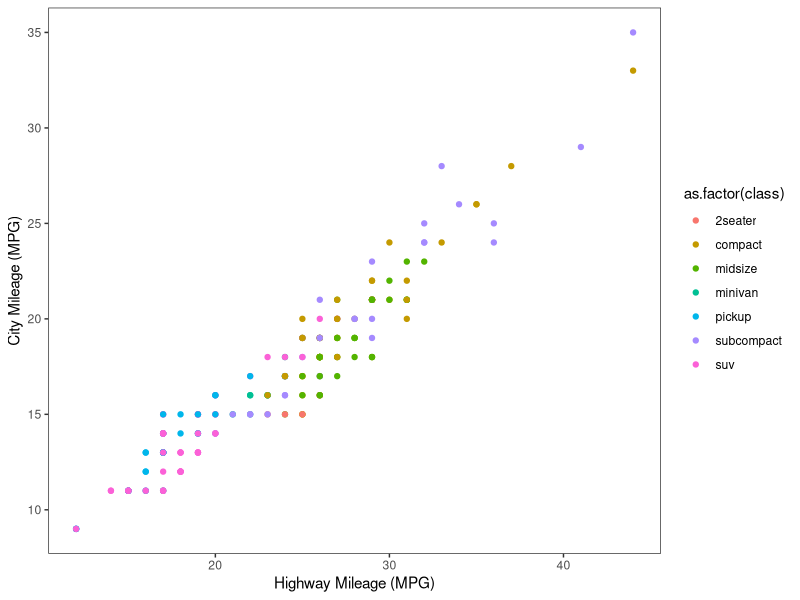
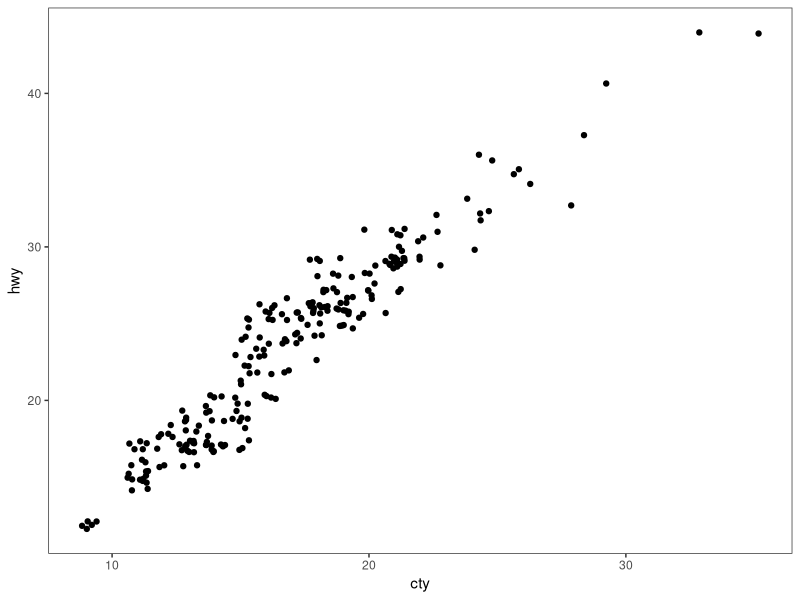
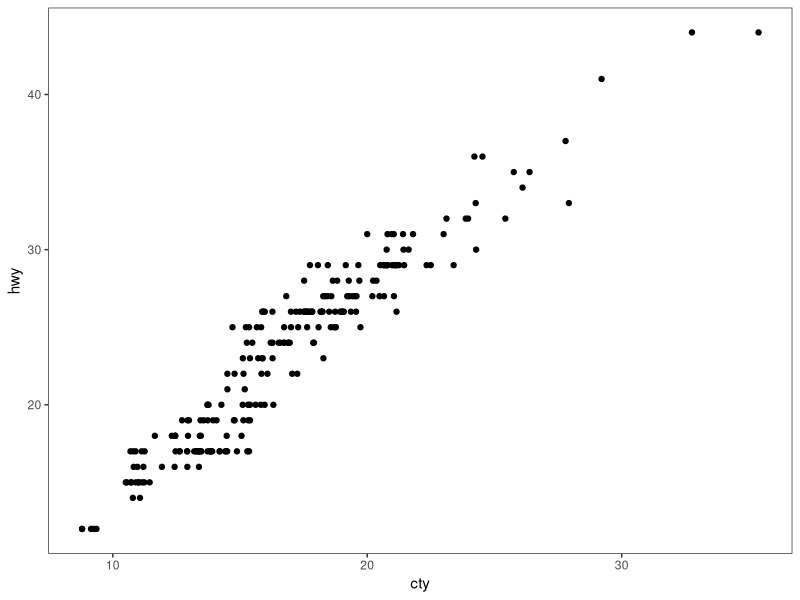
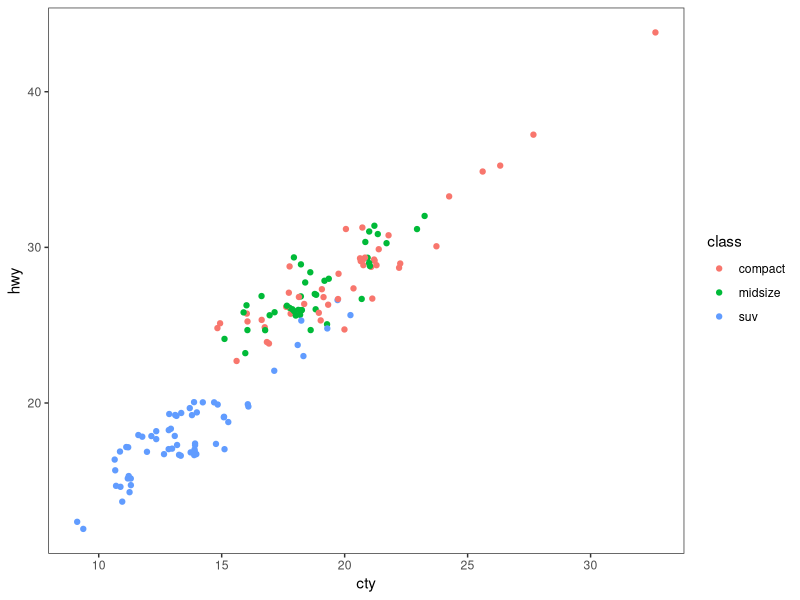
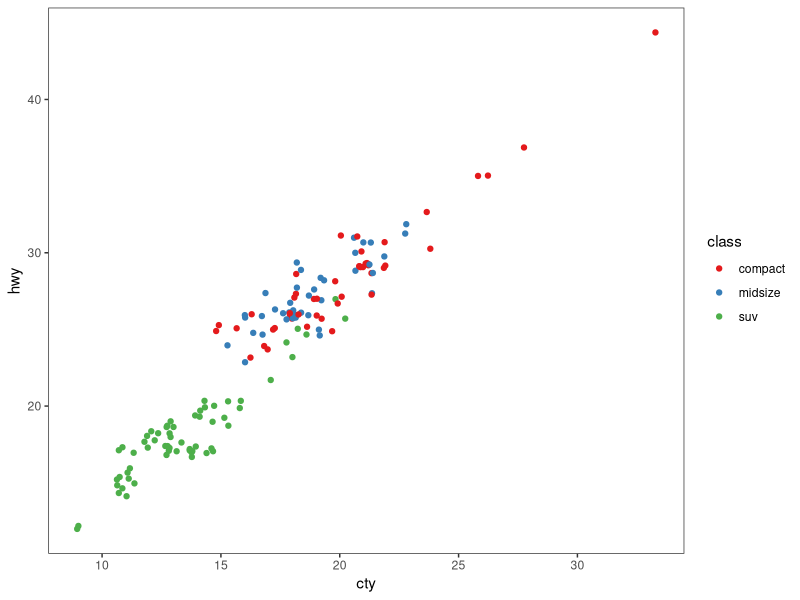
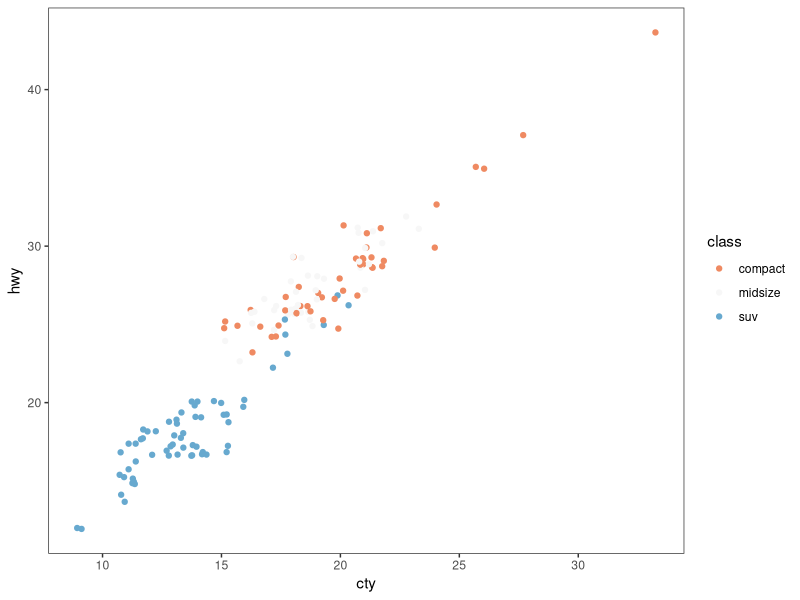
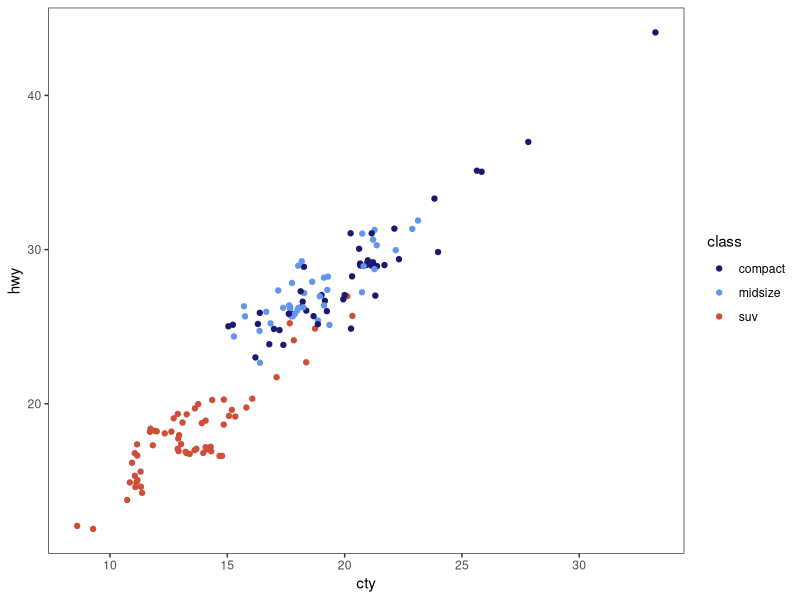
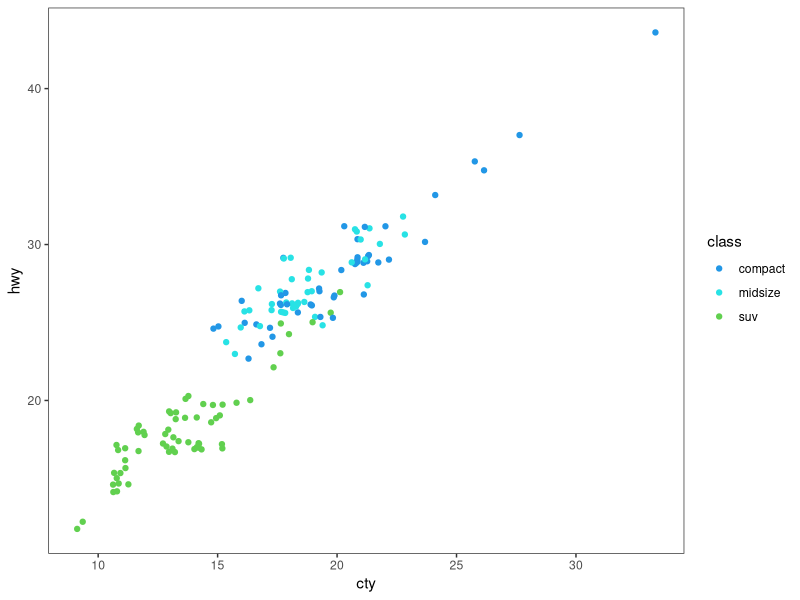

These figures' R source, in order: (Note: this script raises an error after producing the figures.)
# ---------------------------------------------------------- #
#### MODULE 3: Plot even more data!                       ####               
# ---------------------------------------------------------- #

## OBJECTIVE:
# 1. To develop a "grammar of graphics".
# 2. To become comfortable using ggplot2 for exploratory data visualization.


# ---------------------------------------------------------- #
#### SET UP:                                              ####
# ---------------------------------------------------------- #
# REMINDER: In RStudio, open the Rproject for our course (UNCG_DataWrangling), 
# pull any changes from GitHub, and navigate to the branch you created for 
# yourself (just a single branch for the whole semester) in RStudio's Git tab.
# Open this week's assignment in this new branch to complete and submit on GitHub.
# Ideally, you'll commit your answers a bit at a time as you work through
# this assignment, rather than committing all at once at the end.

# Reminder of some helpful resources for graphing in R:
# ggplot Cookbook: http://www.cookbook-r.com/Graphs/
# Official ggplot2 Book: https://ggplot2-book.org/
# Themes in ggplot2: https://ggplot2-book.org/polishing.html#themes

# In ggplot2, aesthetic means “something you can see”. Each aesthetic is a
# mapping between a visual cue and a variable.
# Examples include:
# position (i.e., on the x and y axes)
# color (“outside” color)
# fill (“inside” color)
# shape (of points)
# line type
# size

# Each type of geometric object (geom) accepts only a subset of all aesthetics.
# Refer to the geom help pages to see what mappings each geom accepts. Aesthetic
# mappings are set with the aes() function.

# TASK: We will be using the ggplot2 package for graphing. Fortunately, ggplot2 
# is nested within the tidyverse package (along with many others).
# Start by writing code to load the tidyverse library.
# HINT: see the end of assignment #1 if you forgot how to load a package.

library(tidyverse)

# TASK: Write code below to set your theme to black and white and both your major
# AND minor gridlines to element_blank for all plots you'll be making today.
# HINT: Check back to last week's assignment section 1.9 for setting themes for
# all plots.

theme_set(theme_bw())
theme_update(panel.grid.major=element_blank(),
             panel.grid.minor=element_blank())


# ---------------------------------------------------------- #
#### 1.0 CORRELATION                                      ####
# ---------------------------------------------------------- #

# We learned how to make correlations last week, but it never hurts to get
# more practice! Let's start by using a data set built into ggplot2.
# The mpg dataset looks at the gas efficiency of different cars. Run the following
# code to load the data:
data(mpg, package = "ggplot2")

# TASK: Create a scatterplot (i.e., a dot plot) to relate city and highway mileage.
# Color the points by the class of car (class column) and label the x and y axis 
# to be more informative (City Mileage (MPG) vs Highway Mileage (MPG)).
# HINT: Refer back to last week's assignment or the ggplot help resources if you 
# forget how to make a scatterplot.

ggplot(mpg, aes(x=hwy,y=cty))+
  xlab('Highway Mileage (MPG)')+
  ylab('City Mileage (MPG)')+
  geom_point(aes(color=as.factor(class)))

# Looks alright, but the graph may be hiding some information...
# QUESTION: How many data points are in the mpg dataframe?

str(mpg)
# There are 234 obs. in 11 columns

# QUESTION: Approximately how many dots are in the graph you just made? How does
# that compare to the number of observations in the dataframe?

# There are roughly 78 points on the graph, which is a lot smaller than
# The number of observations.

# Try another correlation-focused geom that addresses this problem by running
# the following code:
ggplot(data=mpg, aes(x=cty, y=hwy)) + 
  geom_jitter()


# QUESTION: What happened when you created the plot with geom_jitter?

# A LOT more observations were added to the plot and some points were added in randomly.

# QUESTION: Run the code to create a plot using geom_jitter a second time. Then run it
# again and again. What happens each time? Why is this happening?

# The graph slightly shifts because the geom_jitter() function randomly moves the points 
# along the x and y axises.

# TASK: The default in geom_jitter is to jitter (or slightly move) the points away
# from each other in both the x and y directions. Check the help file for geom_jitter
# and write code below to make a graph where you jitter points in only the x-dimension
# by 0.5.

ggplot(data=mpg, aes(x=cty, y=hwy)) + 
  geom_jitter(height= F, width=0.5)

# ---------------------------------------------------------- #
#### 1.1 DETOUR! COLORS, COLORS, COLORS                   ####
# ---------------------------------------------------------- #

# Our world is so colorful, and our graphs can be too! But we want to be mindful
# of our color choices to not only be beautiful, but also informative and accessible.

# TASK: Create a new dataframe that filters our mpg data down to only information
# for car classes compact, midsize, and suv using an %in% statement. Name your 
# new dataframe mpgSubset.
# HINT: Refer back to the Transform assignment if you want help with %in% (or 
# try googling!)

mpgSubset <- mpg%>%
  filter(mpg$class%in%c('compact','midsize','suv'))

# ggplot has lots of nice (and some not so nice) built-in color palettes that we 
# can use to fill our bars with color. Try running the following code:
ggplot(data=mpgSubset, aes(x=cty, y=hwy, color=class)) +
  geom_jitter()

# The code above supplies us with ggplot's default color palette, which I find not
# so pleasing. Let's try to change this!

# We can add a statement specifying the scale of colors we would prefer. One way
# to do this is to use other pre-set palettes from ggplot. Run the code below to 
# ask ggplot to use the color brewer's palette called Set 1.
ggplot(data=mpgSubset, aes(x=cty, y=hwy, color=class)) +
  geom_jitter() +
  scale_color_brewer(palette="Set1")

# Alternatively, we could use the "RdBu" palette:
ggplot(data=mpgSubset, aes(x=cty, y=hwy, color=class)) +
  geom_jitter() +
  scale_color_brewer(palette="RdBu")

# QUESTION: Investigate the color brewer's range of palettes at this website: 
# https://r-graph-gallery.com/38-rcolorbrewers-palettes.html
# What do you notice about the colors chosen from each of the palettes that we
# used above? (i.e., does it use the first three colors in the palette? The last
# three? Some other combination?)

# For Set1, the first three colors are assigned to the three variables.
# For RdBu, the extremes and a middle ground color were assigned to the variables.


# We could also pick out EXACTLY which colors we want for our figure. 
# There are 4 main ways to specify colors in R:
### by name
### by number
### by Hex code
### with the rgb() function

# By Name: R allows you to call more than 600 colors by name! Run the following
# code to see a list:
colors()

# We can put in the colors we chose for each variable by adding the 
# scale_color_manual() function to our plot. Try it out by running the following
# code:
ggplot(data=mpgSubset, aes(x=cty, y=hwy, color=class)) +
  geom_jitter() +
  scale_color_manual(values=c('midnightblue', 'cornflowerblue', 'tomato3'))


# You can also chose colors by number, which are assigned in R.

# TASK: Copy and paste the code to make our scatterplot and replace the color names
# with three numbers of your choice (between 1 and 657). How does your new figure look?
# HINT: remember to remove the quotation marks when calling numbers.


ggplot(data=mpgSubset, aes(x=cty, y=hwy, color=class)) +
  geom_jitter() +
  scale_color_manual(values=c('388', '213', '515'))

# QUESTION: How do you think you could figure out which color name belongs to
# each color number?
# HINT: Try creating a dataframe from color() by passing it into the
# as.data.frame() function.

palette <- as.data.frame(colors())

# You can also chose colors by Hex code. A Hex color code is a 6-symbol code made
# of up to three 2-symbol elements (6 symbols in length all together). Each of 
# the 2-symbol elements represents a color value in the Red-Green-Blue (RGB) color
# scale from 0 to 255. Hex codes are written with a # in front of them. Let's try
# out calling our colors using hex code.
ggplot(data=mpgSubset, aes(x=cty, y=hwy, color=class)) +
  geom_jitter() +
  scale_color_manual(values=c('#191970', '#6495ED', '#FF6347'))

# There are two great things about hex codes. First, you can call ANY color you 
# want with a hex code. That is, you're not limited to the 657 colors that are
# in ggplot. By specifying the color by hex code, you can pick literally anything!

# TASK: Google the search term "color picker". This should bring up google's color
# picker (in addition to a billion other color picking websites). Use this color
# picker to generate the hex codes for three new colors of your choice. Then copy
# and paste the above code, replacing the hex codes with your color choices.

ggplot(data=mpgSubset, aes(x=cty, y=hwy, color=class)) +
  geom_jitter() +
  scale_color_manual(values=c('#40db42', '#000000', '#cc5e1f'))

#I call it "Spooktacular"

# The second great thing about hex codes is that you can control the transparency
# of your colors. Transparency is set in a hex code by adding two extra symbols
# to the end, which together make up the "alpha" element. Adding 00 to the end 
# of your hex code will make your color completely transparent, while adding FF 
# to the end will make it completely opaque. Any number/letters in-between will 
# result in partial transparency. You can find a complete list of transparencies
# between 0-100% here: https://gist.github.com/lopspower/03fb1cc0ac9f32ef38f4

# TASK: Try out transparency by copying and pasting your graph code below and
# adding the alpha element to the end of each of your hex codes to make your
# first color 0% transparent, your second color 50% transparent, and your third
# color 100% transparent.


ggplot(data=mpgSubset, aes(x=cty, y=hwy, color=class)) +
  geom_jitter() +
  scale_color_manual(values=c('#40db42ff', '#00000080', '#cc5e1f00'))

# QUESTION: What happened to the point that you set to 100% transparent?

# Those points are completely transparent

# Finally, we can set our colors using the rgb() function. This operates very
# similarly to the hex code, where you can pick exactly the color and transparency
# you want. Try it out by running the following code:
ggplot(data=mpgSubset, aes(x=cty, y=hwy, color=class)) +
  geom_jitter() +
  scale_color_manual(values=c(rgb(.10, .10, .44, .5), rgb(.39, .58, .93, .5), rgb(1.0, .39, .28, .5)))

# TASK: Modify the above code to make all of your points 50% transparent.

# There are so many inventive and artistic people in the world who have expanded
# the offerings for colors in ggplot. Check out some notable ones listed below
# when choosing colors for this assignment.
### Color-blind friendly palettes: https://github.com/JLSteenwyk/ggpubfigs
### Color palettes from vintage National Parks posters: https://github.com/katiejolly/nationalparkcolors
### Color palettes based on Wes Anderson movies: https://github.com/karthik/wesanderson
### Color palettes from famous Dutch paintings: https://github.com/EdwinTh/dutchmasters


# ---------------------------------------------------------- #
#### 1.2 DETOUR! LEGENDS                                  ####
# ---------------------------------------------------------- #

# When you specify colors in your ggplot code, R throws in a bonus legend for free!
# However, this legend is often not as clear or visually appealing as we might 
# prefer. But as with all geometric objects in ggplot, legends can be easily altered.

# Run the following code to create a scatter plot. Feel free to modify the colors
# as you prefer!
ggplot(data=mpgSubset, aes(x=cty, y=hwy, color=class)) +
  geom_jitter()

# QUESTION: Where did ggplot get the legend title and values from?
# The titles were provided in the aes() function and the values come from the mpgSubset dataframe

# We could change the title and values in our legend by altering the dataframe
# we are passing into ggplot. But that seems a bit drastic. Instead, we can 
# lean on the same code that specifies our color picks to alter the legend text.
# Try it out by running the following code:
ggplot(data=mpgSubset, aes(x=cty, y=hwy, color=class)) + # This creates our scatterplot with the assigned x and y axises, and colors scaled by class
  geom_jitter() + # This tells R to insert the data in a spaced out manner. 
  scale_color_manual(values=c('#FCBA03', '#380754', '#496916'), # This assigns a color to each value
                     name='Class of Car', # This renames the title of the variables 
                     breaks=c('suv', 'midsize', 'compact'), # This breaks the data up by variable
                     labels=c('SUV', 'Midsize', 'Compact')) # This gives labels to the broken up variable data


# TASK: Label each line of the code above with what it is doing.
# HINT: Check the scale_color_manual help file or ggplot Cookbook for more info.


# IMPORTANT: It is important to pay attention to the order you provide ggplot with 
# your color choices and legend labels! Try running the following code:
ggplot(data=mpgSubset, aes(x=cty, y=hwy, color=class)) + 
  geom_jitter() + 
  scale_color_manual(values=c('#FCBA03', '#380754', '#496916'), 
                     name='Class of Car', 
                     breaks=c('suv', 'midsize', 'compact'), 
                     labels=c('Compact', 'SUV', 'Midsize')) 


# QUESTION: What is wrong with the code above? Why is it so important to be
# careful with the order you pass information into ggplot?

# The labels for the break data is assigned to the wrong variables and has a misleading output.


# While changing the legend text and factor order takes place in the scale_color_manual
# step, moving the legend around on the graph page is part of the graph theme. We
# can try this out using the code below:
ggplot(data=mpgSubset, aes(x=cty, y=hwy, color=class)) + 
  geom_jitter() + 
  theme(legend.position='bottom')


# TASK: Modify the code above to have the legend display along the bottom of
# the figure.


# We can also have the legend located within the area of the graph itself! We can 
# do this by specifying the coordinates for where the legend should go within the
# graph axes. First we set the legend position and then we set the anchoring 
# position by justifying the legend.
### bottom left: 0,0
### bottom right: 1,0
### top left: 0,1
### top right: 1,1

# Try it out by running the following code:
ggplot(data=mpgSubset, aes(x=cty, y=hwy, color=class)) + 
  geom_jitter() + 
  theme(legend.position=c(1,0), legend.justification=c(1,0))

# QUESTION: What happens if you don't include the code for legend justification
# above?
# The legend is placed in the wrong area, to the bottom right outside of the graph

# TASK: Copy and paste the code from above. Modify it to place the legend in the
# upper left part of the graph.
ggplot(data=mpgSubset, aes(x=cty, y=hwy, color=class)) + 
  geom_jitter() + 
  theme(legend.position=c(0,1), legend.justification=c(0,1))

# Finally, we might want to remove the legend altogether! We would do so by
# modifying the theme as well. 

# TASK: Check the ggplot cookbook to find the legends section. Read what it says 
# about removing the legend. Then copy and paste the graph code from above. Modify
# the code to remove the legend.

ggplot(data=mpgSubset, aes(x=cty, y=hwy, color=class)) + 
  geom_jitter() + 
  theme(legend.position= "none")
# ---------------------------------------------------------- #
#### 2.0 DEVIATION                                        ####
# ---------------------------------------------------------- #

# Used to compare variation in values between small number of items (or categories) 
# with respect to a fixed reference.

# Whether the graphical type is a deviation graph or a composition graph (or a 
# ranking graph) may depend on the underlying data structure.

# We used geom_bar() last week with factor data to create a bar graph. But
# geom_bar() is a bit tricky because it can make EITHER a bar graph or a histogram
# depending on the data you give it. The default of geom_bar() is to set stat to 
# count so if you give it just a continuous x value, it will make a histogram. Try
# it with the following code:
ggplot(data=mpg, aes(x=hwy)) + 
  geom_bar()

# In order to have the geom create bars and not a histogram, you must:
# 1) Set stat = identity
# 2) Provide both an x and a y inside the aes(), where x is either a character 
# or factor and y is numeric.

# TASK: Create a dataframe of summary statistics for the mpg data, calculating the
# mean, standard deviation, and standard error for highway mpg grouping by class.
# Name the resulting dataframe highwayMPG and your new variables hwy_mean, hwy_sd,
# and hwy_se.
# HINT: Look back at the Transform assignment if you forget how to summarize the
# data. Also recall, standard error = 1.96*standard deviation.

highwayMPG <- mpg%>%
  group_by(class) %>%  
  summarize(across(.col="hwy", .fns=list(mean=mean, sd=sd),na.rm=T)) %>% 
  mutate(hwy_se=1.96*hwy_sd)
 

# TASK: Create a bar graph showing the average highway MPG on the y-axis and 
# car class on the x-axis. Fill the bars by class. Add in error bar caps that are 20%
# the width pf the bars.
# HINT: Don't forget to change stat from the default in your geom_bar() statement!
ggplot(data=highwayMPG, aes(x=class, y=hwy_mean))+
  geom_bar(aes(fill=as.factor(class)), stat="identity")+
  geom_errorbar(aes(ymin=hwy_mean-hwy_se, ymax=hwy_mean+hwy_se), width=.2)

# ---------------------------------------------------------- #
#### 2.1 DETOUR! COLORS AND LEGENDS, AGAIN                ####
# ---------------------------------------------------------- #

# Recall that some geometric elements require fills instead of (or sometimes in
# addition to) colors.

# TASK: Create a bar graph with the mpg summary stats with the following parameters:
# (1) Black bar outline
# (2) Bars filled with the color brewer palette "Dark2" using the scale_fill_manual
#     statement
# (3) No legend
# (4) Informative x- and y-axis labels.

ggplot(data=highwayMPG, aes(x=class, y=hwy_mean))+
  geom_bar(aes(fill=as.factor(class)),stat="identity", color="black")+
  scale_fill_brewer(palette="Dark2")+
  theme(legend.position="none")+
  xlab("Class of Vehicle")+
  ylab("Highway Mean (MPG)")

# HINT: Carefully consider whether your color and/or fill should go within an aes() 
# statement, the scale_fill_manual or scale_color_manual statements, or neither.
# If in doubt, try a bunch of ways until it looks how we want it. And consult 
# your helpful ggplot resources on the web.


# ---------------------------------------------------------- #
#### 2.2 DETOUR! AXIS MODIFICATIONS                       ####
# ---------------------------------------------------------- #

# Run the following code, feeling free to modify colors as you prefer:
ggplot(data=highwayMPG, aes(x=class, y=hwy_mean, fill=class)) +
  geom_bar(stat='identity') +
  

# QUESTION: Where is ggplot getting the x-axis tick labels from?

# From the fill=class argument.

# Often our tick labels are not the best. We can modify them to be more informative
# or visually appealing by directly modifying the dataframe, but again this feels
# a bit extreme. Instead, we can directly modify the scale of the axis. For axes
# that deal with categories, we are setting the discrete scale. Try it out by
# running the following code:
ggplot(data=highwayMPG, aes(x=class, y=hwy_mean, fill=class)) +
  geom_bar(stat='identity') +
  scale_x_discrete(labels=c('sport', 'compact', 'midsize', 'minivan', 'pickup', 'subcompact', 'SUV'))

# We can also change the scale of the continuous axes, including how large they are
# and where the tick marks fall as follows:
ggplot(data=highwayMPG, aes(x=class, y=hwy_mean, fill=class)) +
  geom_bar(stat='identity') +
  scale_y_continuous(breaks=seq(0, 50, 10)) +
  coord_cartesian(ylim=c(0,50))

# QUESTION: Try running the code above without the coord_cartesian() statement. 
# What is surprising about the resulting graph? Based on this result, what do you
# think the coord_cartesian() statement does?

# It gives y values from 0-50, without it the graph fits to the longest bar.

# We can also add a statement into the scale discrete or continuous statements
# to name our axes, rather than putting in a whole separate step of xlab() or ylab().
# Try it out with the following code:
ggplot(data=highwayMPG, aes(x=class, y=hwy_mean, fill=class)) +
  geom_bar(stat='identity') +
  scale_x_discrete(name='Class of Car') +
  scale_y_continuous(name='Mean Highway MPG')


# Finally, we can flip our axes easily in ggplot as follows:
ggplot(data=highwayMPG, aes(x=class, y=hwy_mean, fill=class)) +
  geom_bar(stat='identity') +
  coord_flip()


# TASK: Let's put it all together. Make a graph of the mpg summary stats with the
# following specifications:
# (1) color by class of car using a color scheme of your choice (not the default)
# (2) plot the class of car on the x-axis and the highway MPG on the y axis
# (3) include better names for the x- and y-axis titles
# (4) include better names for the car classes
# (5) set the scale of the highway mpg to run from 0 to 30 with breaks every 5 
# (6) flip your axes
# (7) remove the legend

ggplot(data=highwayMPG, aes(x=class, y=hwy_mean, fill=class))+
  geom_bar(stat="identity")+
  scale_fill_brewer(palette="Spectral")+
  scale_x_discrete(labels=c("2 Seater", "Compact", "Mid-size", "Minivan", "Pickup", "Sub-compact", "SUV"),
                   name = "Vehicle Class")+
  scale_y_continuous(breaks=seq(0, 30, 5),
                     name = "Highway Mean (MPG)") +
  coord_cartesian(ylim=c(0,30))+
  theme(legend.position = "none")+
  coord_flip()

# ---------------------------------------------------------- #
#### 3.0 RANKING                                          ####
# ---------------------------------------------------------- #
# Used to compare the position or performance of multiple items with respect to 
# each other. Actual values matters somewhat less than the ranking.

# TASK: Create a dataframe of summary statistics for the mpg data, calculating the
# mean, standard deviation, and standard error for CITY mpg grouping by class.
# Name the resulting dataframe cityMPG and your new variables city_mean, city_sd,
# and city_se.
# HINT: Look back at the Transform assignment if you forget how to summarize the
# data. Also, standard error = 1.96*standard deviation.

cityMPG <- mpg%>%
  group_by(class) %>%  
  summarize(across(.col="cty", .fns=list(mean=mean, sd=sd),na.rm=T)) %>% 
  mutate(cty_se=1.96*cty_sd)


# Now we want to plot our data in order from smallest to largest city MPG to get
# a ranking. To do so, we need to use the reorder() function to rearrange the data
# going into our x-axis.
ggplot(cityMPG, aes(x=reorder(class, cty_mean), y=cty_mean)) + 
  geom_bar(stat="identity")

# TASK: Recreate the above ranking figure to include the following:
# (1) class of car on the x-axis with informative axis and tick labels
# (2) MPG ordered from highest to lowest (hint: try google if you're unsure)
# (3) bars with dark grey outlines and filled by class with your favorite color scheme
# (4) error bars with end caps 30% the width of the bars
# (5) y-axis from 0 to 30 with tick marks every 5
# (6) no legend.
ggplot(cityMPG, aes(x=reorder(class, cty_mean, decreasing = T), y=cty_mean, fill=class)) + 
  geom_bar(color="darkgrey", stat="identity")+
  scale_fill_brewer(palette="Spectral")+
  scale_x_discrete(name = "Class of Vehicles",
                   labels = c("Pickup", "SUV", "2 Seater", "Minivan", "Mid-size", "Compact", "Sub-compact"))+
  geom_errorbar(aes(ymin=cty_mean-cty_se, ymax=cty_mean+cty_se), width=.3)+
  scale_y_continuous(breaks=seq(0, 30, 5),
                     name = "City Mean (MPG)") +
  coord_cartesian(ylim=c(0,30))+
  theme(legend.position = "none")


# ---------------------------------------------------------- #
#### 4.0 DISTRIBUTION                                     ####
# ---------------------------------------------------------- #
# When you have lots and lots of data points and want to study where and how the
# data points are distributed.

# Histograms can be accomplished with either geom_bar() or geom_histogram()
ggplot(mpg, aes(hwy)) + 
  geom_histogram()

# TASK: Recreate the graph above, but using geom_bar() instead


# TASK: Try making a histogram with the categorical variable 'manufacturer'.
# What error message do you get?


# QUESTION: What happens when you follow the advice of the error message and 
# make stat='count'?
ggplot(mpg, aes(manufacturer)) + 
  geom_histogram(stat="count")


# TASK: Make a boxplot comparing the distribution of cty (city mileage) for
# each class of car.
# HINT: Look back to last week if you forget how to make a boxplot.


# We can also make a different type of distribution, a violin plot using the 
# geom_violin statement as follows:
ggplot(mpg, aes(x=class, y=cty)) + 
  geom_violin()

# QUESTION: What does a violin plot show? Check google if you're unsure.


# ---------------------------------------------------------- #
#### 5.0 COMPOSITION                                      ####
# ---------------------------------------------------------- #
# Bar charts and pie charts are classic ways of showing composition of a dataset.

# TASK: Let's get some data for this task by determining the number of cars from 
# each car manufacturer in our mpg dataframe. We can do this as follows:
manufacturerFreq <- mpg %>% 
  group_by(manufacturer) %>% 
  summarize(frequency=length(manufacturer)) %>% 
  ungroup()

# TASK: Make a bar graph of the number of cars (frequency) by manufacturer using
# the dataframe we created above.


# We can switch the bar chart you created above into a pie chart simply by changing
# the coordinate system through a series of steps as follows:

ggplot(manufacturerFreq, aes(x=manufacturer, y=frequency)) +
  geom_bar(stat="identity") +
  coord_polar()

ggplot(manufacturerFreq, aes(x=manufacturer, y=frequency, fill=manufacturer)) +
  geom_bar(stat="identity") +
  coord_polar()

ggplot(manufacturerFreq, aes(x="", y=frequency, fill=manufacturer)) +
  geom_bar(stat="identity", width=1) +
  coord_polar()

ggplot(manufacturerFreq, aes(x="", y=frequency, fill=manufacturer)) +
  geom_bar(stat="identity", width=1) +
  coord_polar(theta="y")

ggplot(manufacturerFreq, aes(x="", y=frequency, fill=manufacturer)) +
  geom_bar(stat="identity", width=1) +
  coord_polar(theta="y", start=0) +
  theme_void() +
  theme(legend.title = element_text(size = 12.5), 
        legend.text  = element_text(size = 8.5),
        legend.key.size = unit(.75, "lines"))

# TASK: Annotate the code below to describe what each line does:
ggplot(manufacturerFreq, aes(x="", y=frequency, fill=manufacturer)) +
  geom_bar(stat="identity", width=1) +
  coord_polar(theta="y", start=0) +
  theme_void() +
  theme(legend.title = element_text(size = 12.5), 
        legend.text  = element_text(size = 8.5),
        legend.key.size = unit(.75, "lines"))


# ---------------------------------------------------------- #
#### 6.0 CHANGE                                           ####
# ---------------------------------------------------------- #

# Time series are often best visualized with line graphs. Let's try this out
# with some new data:
data("economics")

# TASK: Use the economics dataset to plot the number of people who are unemployed
# over time (unemploy vs date). Make a scatterplot, then connect the points with 
# lines using geom_line().
# HINT: use ?economics to get more information about this dataset.




# ---------------------------------------------------------- #
#### GROUPS AND MAPS                                      ####
# ---------------------------------------------------------- #

# Let's save these for group project options, this assignment is really long!









# REMEMBER: Save and push your script when you're done with this assignment!
